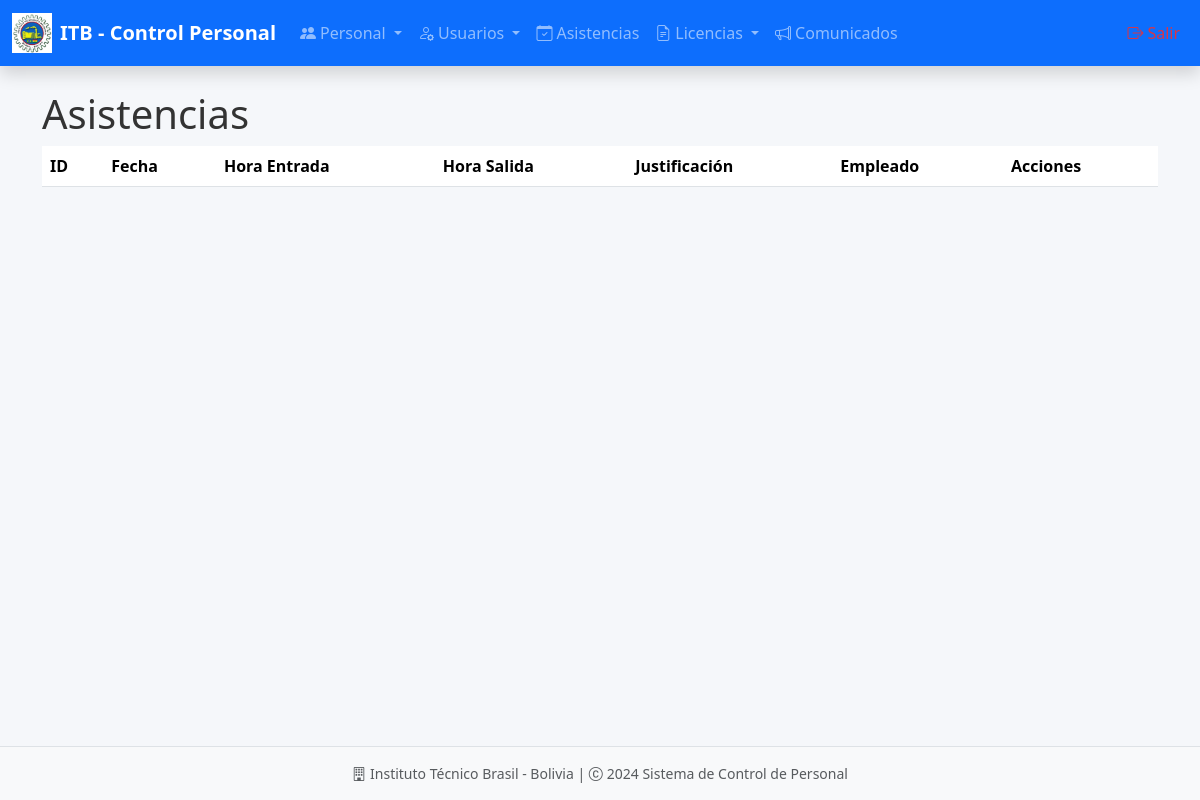
The page /asistencias/ on the database as committed earlier.
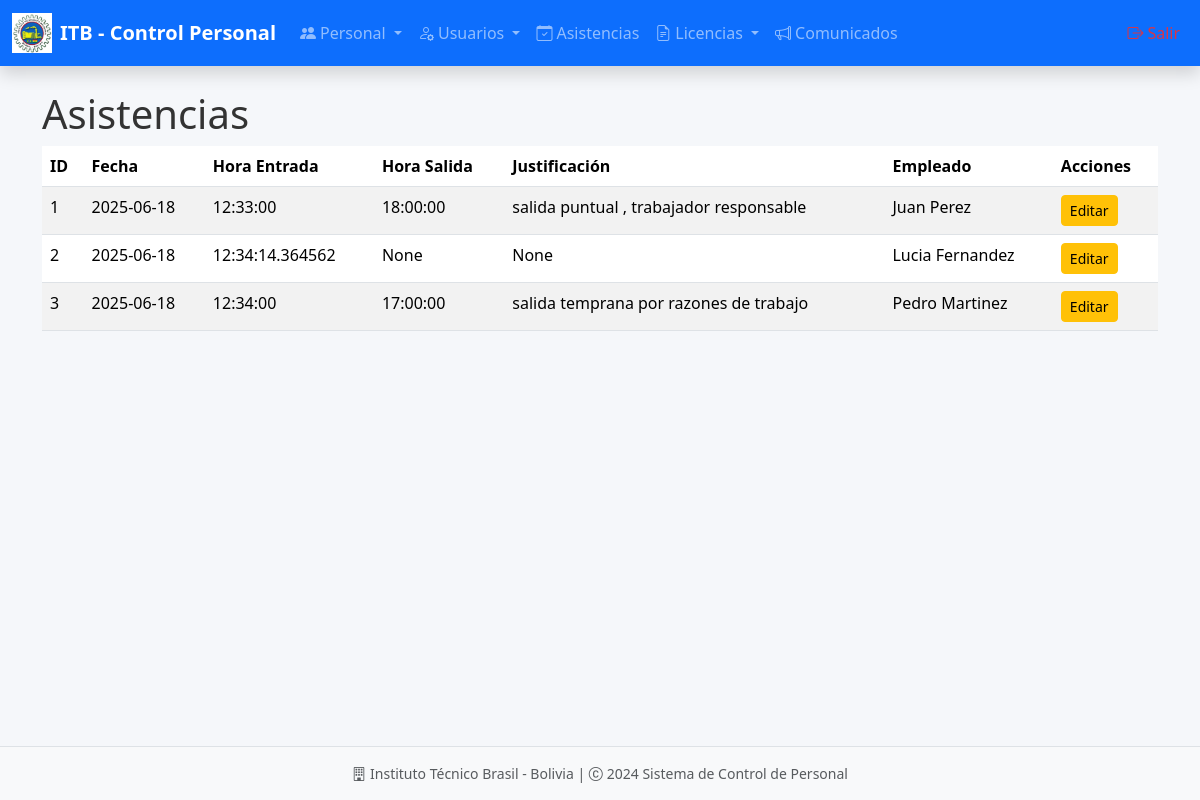
The same page on the database as committed later.
### models/asistencia_model.py (models this page shows, shortened)
class Asistencia(db.Model):
    __tablename__ = "asistencias"
    id = db.Column(db.Integer, primary_key=True)
    fecha = db.Column(db.Date, nullable=False, default=date.today)
    hora_entrada = db.Column(db.Time)
    hora_salida = db.Column(db.Time)
    justificacion = db.Column(db.Text)
    empleado_id = db.Column(db.Integer, db.ForeignKey('empleados.id'), nullable=False)
    empleado = db.relationship('Empleado', back_populates='asistencias')
    @staticmethod
    def get_all():
        return Asistencia.query.all()

### models/empleado_model.py (models this page shows, shortened)
class Empleado(db.Model):
    __tablename__ = "empleados"
    id = db.Column(db.Integer, primary_key=True)
    nombre = db.Column(db.String(255), nullable=False)
    apellido = db.Column(db.String(255), nullable=False)
    ci = db.Column(db.String(20), nullable=False, unique=True)
    email = db.Column(db.String(255), nullable=False, unique=True)
    telefono = db.Column(db.String(20), nullable=False)
    fecha = db.Column(db.DateTime, nullable=False, default=datetime.utcnow)
    cargo_id = db.Column(db.Integer, db.ForeignKey('cargos.id'), nullable=False)
    cargo = db.relationship('Cargo', back_populates='empleados')
    usuarios = db.relationship('Usuario', back_populates='empleado', uselist=False)  # mantener el nombre "usuarios"
    asistencias = db.relationship('Asistencia', back_populates='empleado', cascade='all, delete-orphan')
    historial_laboral = db.relationship('Historial', back_populates='empleado', cascade='all, delete-orphan')
    licencias_aprobadas = db.relationship('LicenciaAprobada', back_populates='empleado', cascade='all, delete-orphan')
    solicitudes_licencia = db.relationship('SolicitudLicencia', back_populates='empleado', cascade='all, delete-orphan')
    def delete(self):
        db.session.delete(self)
        db.session.commit()

### controllers/asistencia_controller.py (the view)
@asistencia_bp.route('/')
def index():
    asistencias = Asistencia.get_all()
    return asistencia_view.list(asistencias)

### run.py (called while the page is built)
@app.context_processor
def inject_active_path():
    def is_active(path):
        return 'active' if request.path == path else ''
    return(dict(is_active = is_active))

### views/asistencia_view.py (called while the page is built)
def list(asistencias):
    return render_template('admin/asistencias/index.html', asistencias=asistencias)

### templates/admin/asistencias/index.html (shortened to what this page needs)
{% extends 'admin/base.html' %}
{% block content %}
<h1>Asistencias</h1>
<table class="table table-striped">
    <thead>
        <tr>
            <th>ID</th>
            <th>Fecha</th>
            <th>Hora Entrada</th>
            <th>Hora Salida</th>
            <th>Justificación</th>
            <th>Empleado</th>
            <th>Acciones</th>
        </tr>
    </thead>
    <tbody>
        {% for a in asistencias %}
        <tr>
            <td>{{ a.id }}</td>
            <td>{{ a.fecha }}</td>
            <td>{{ a.hora_entrada }}</td>
            <td>{{ a.hora_salida }}</td>
            <td>{{ a.justificacion }}</td>
            <td>{{ a.empleado.nombre }} {{ a.empleado.apellido }}</td>
            <td>
                <a href="{{ url_for('asistencia.edit', id=a.id) }}" class="btn btn-warning btn-sm">Editar</a>
            </td>
        </tr>
        {% endfor %}
    </tbody>
</table>
{% endblock %}

### templates/admin/base.html (shortened to what this page needs)
<!doctype html>
<html lang="es" data-bs-theme="light">
<head>
  <link href="https://cdn.jsdelivr.net/npm/bootstrap@5.3.3/dist/css/bootstrap.min.css" rel="stylesheet"
 />
  <link rel="stylesheet" href="https://cdn.jsdelivr.net/npm/bootstrap-icons@1.11.3/font/bootstrap-icons.min.css" />
  <link rel="stylesheet" href="{{ url_for('static', filename='style/style_admin.css') }}" />
</head>
<body class="d-flex flex-column min-vh-100">
  <nav class="navbar navbar-expand-lg navbar-dark bg-primary shadow sticky-top" aria-label="Menú principal">
    <div class="container-fluid">
      <a class="navbar-brand d-flex align-items-center gap-2" href="{{ url_for('admin.dashboard') }}">
        <img src="{{ url_for('static', filename='images/logo_itb.jpg') }}" alt="Logo ITB" height="40" loading="lazy" />
        <span class="fw-semibold fs-5 m-0">ITB - Control Personal</span>
      </a>
      <div class="collapse navbar-collapse" id="navbarNav" tabindex="-1">
        <ul class="navbar-nav me-auto mb-2 mb-lg-0">
          {% macro nav_dropdown(id, icon, label, items) -%}
          <li class="nav-item dropdown">
            <a class="nav-link dropdown-toggle" href="#" id="{{ id }}" role="button" data-bs-toggle="dropdown" aria-expanded="false" aria-haspopup="true">
              <i class="bi {{ icon }} me-1"></i>{{ label }}
            </a>
          </li>
          {%- endmacro %}
          {{ nav_dropdown('personalDropdown', 'bi-people-fill', 'Personal', [
            {'url': url_for('admin.empleados'), 'label': 'Empleados'},
            {'url': url_for('admin.cargos'), 'label': 'Cargos'},
            {'url': url_for('admin.historiales'), 'label': 'Historial'}
          ]) }}
          {{ nav_dropdown('usuariosDropdown', 'bi-person-gear', 'Usuarios', [
            {'url': url_for('admin.usuarios'), 'label': 'Gestión'},
            {'url': url_for('admin.roles'), 'label': 'Roles'}
          ]) }}
          <li class="nav-item">
            <a class="nav-link {% if request.path == url_for('admin.asistencias') %}active{% endif %}" href="{{ url_for('admin.asistencias') }}">
              <i class="bi bi-calendar-check me-1"></i>Asistencias
            </a>
          </li>
          {{ nav_dropdown('licenciasDropdown', 'bi-file-earmark-text', 'Licencias', [
            {'url': url_for('solicitud_licencia.index'), 'label': 'Solicitudes'},
            {'url': url_for('licencia_aprobada.index'), 'label': 'Aprobadas'},
            {'url': url_for('tipo_licencia.index'), 'label': 'Tipos'}
          ]) }}
          <li class="nav-item">
            <a class="nav-link {% if request.path == url_for('admin.comunicados') %}active{% endif %}" href="{{ url_for('admin.comunicados') }}">
              <i class="bi bi-megaphone me-1"></i>Comunicados
            </a>
          </li>
        </ul>
        <ul class="navbar-nav">
          <li class="nav-item">
            <a class="nav-link text-danger" href="{{ url_for('auth.logout') }}" aria-label="Cerrar sesión">
              <i class="bi bi-box-arrow-right me-1"></i>Salir
            </a>
          </li>
        </ul>
      </div>
    </div>
  </nav>
  <main class="container my-4 flex-grow-1" role="main">
    {% block content %}{% endblock %}
  </main>
  <footer class="bg-light border-top py-3 mt-auto">
    <div class="container text-center text-muted small">
      <i class="bi bi-building me-1"></i>Instituto Técnico Brasil - Bolivia | <i class="bi bi-c-circle me-1"></i>2024 Sistema de Control de Personal
    </div>
  </footer>
</body>
</html>

### static/style/style_admin.css (style rules this page uses)
:root { --primary-color: #0d6efd; --secondary-color: #6c757d; --success-color: #198754; --info-color: #0dcaf0; --warning-color: #ffc107; --danger-color: #dc3545; --light-color: #f8f9fa; --dark-color: #212529; }
body { font-family: 'Segoe UI', Tahoma, Geneva, Verdana, sans-serif; background-color: #f5f7fa; color: #333; }
.navbar { box-shadow: 0 2px 10px rgba(0, 0, 0, 0.1); }
.navbar-brand img { transition: transform 0.3s ease; }

Rows that differ between the two databases and show on the page:
added Asistencia: id "1", fecha "2025-06-18", hora_entrada "12:33:00", hora_salida "18:00:00", justificacion "salida puntual , trabajador responsable", empleado.nombre "Juan", empleado.apellido "Perez"
added Asistencia: id "2", fecha "2025-06-18", hora_entrada "12:34:14.364562", hora_salida "None", justificacion "None", empleado.nombre "Lucia", empleado.apellido "Fernandez"
added Asistencia: id "3", fecha "2025-06-18", hora_entrada "12:34:00", hora_salida "17:00:00", justificacion "salida temprana por razones de trabajo", empleado.nombre "Pedro", empleado.apellido "Martinez"
